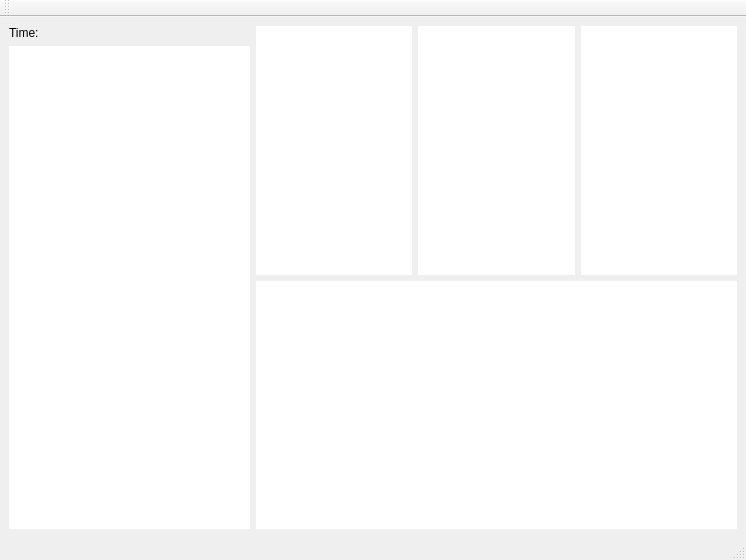
<?xml version="1.0" encoding="UTF-8"?>
<ui version="4.0">
 <class>qmainwindow</class>
 <widget class="QMainWindow" name="qmainwindow">
  <property name="geometry">
   <rect>
    <x>0</x>
    <y>0</y>
    <width>746</width>
    <height>560</height>
   </rect>
  </property>
  <property name="windowTitle">
   <string>qmainwindow</string>
  </property>
  <widget class="QWidget" name="centralwidget">
   <layout class="QHBoxLayout" name="horizontalLayout_2" stretch="1,2">
    <item>
     <layout class="QVBoxLayout" name="verticalLayout" stretch="0,0">
      <property name="sizeConstraint">
       <enum>QLayout::SetDefaultConstraint</enum>
      </property>
      <item>
       <widget class="QLabel" name="label">
        <property name="text">
         <string>Time:</string>
        </property>
       </widget>
      </item>
      <item>
       <widget class="QWidget" name="widget_TreeView" native="true">
        <property name="sizePolicy">
         <sizepolicy hsizetype="Preferred" vsizetype="Expanding">
          <horstretch>0</horstretch>
          <verstretch>0</verstretch>
         </sizepolicy>
        </property>
        <property name="styleSheet">
         <string notr="true">background-color: rgb(255, 255, 255);</string>
        </property>
       </widget>
      </item>
     </layout>
    </item>
    <item>
     <layout class="QVBoxLayout" name="verticalLayout_2" stretch="0,0">
      <item>
       <layout class="QHBoxLayout" name="horizontalLayout">
        <item>
         <widget class="QWidget" name="widget_HistView_hi" native="true">
          <property name="styleSheet">
           <string notr="true">background-color: rgb(255, 255, 255);</string>
          </property>
         </widget>
        </item>
        <item>
         <widget class="QWidget" name="widget_HistView_cl" native="true">
          <property name="styleSheet">
           <string notr="true">background-color: rgb(255, 255, 255);</string>
          </property>
         </widget>
        </item>
        <item>
         <widget class="QWidget" name="widget_HistView_lo" native="true">
          <property name="styleSheet">
           <string notr="true">background-color: rgb(255, 255, 255);</string>
          </property>
         </widget>
        </item>
       </layout>
      </item>
      <item>
       <widget class="QWidget" name="widget_ChartView" native="true">
        <property name="sizePolicy">
         <sizepolicy hsizetype="Preferred" vsizetype="Preferred">
          <horstretch>0</horstretch>
          <verstretch>0</verstretch>
         </sizepolicy>
        </property>
        <property name="styleSheet">
         <string notr="true">background-color: rgb(255, 255, 255);</string>
        </property>
       </widget>
      </item>
     </layout>
    </item>
   </layout>
  </widget>
  <widget class="QMenuBar" name="menubar">
   <property name="geometry">
    <rect>
     <x>0</x>
     <y>0</y>
     <width>746</width>
     <height>28</height>
    </rect>
   </property>
  </widget>
  <widget class="QStatusBar" name="statusbar"/>
  <widget class="QToolBar" name="toolBar">
   <property name="windowTitle">
    <string>toolBar</string>
   </property>
   <attribute name="toolBarArea">
    <enum>TopToolBarArea</enum>
   </attribute>
   <attribute name="toolBarBreak">
    <bool>false</bool>
   </attribute>
  </widget>
 </widget>
 <resources/>
 <connections/>
</ui>
